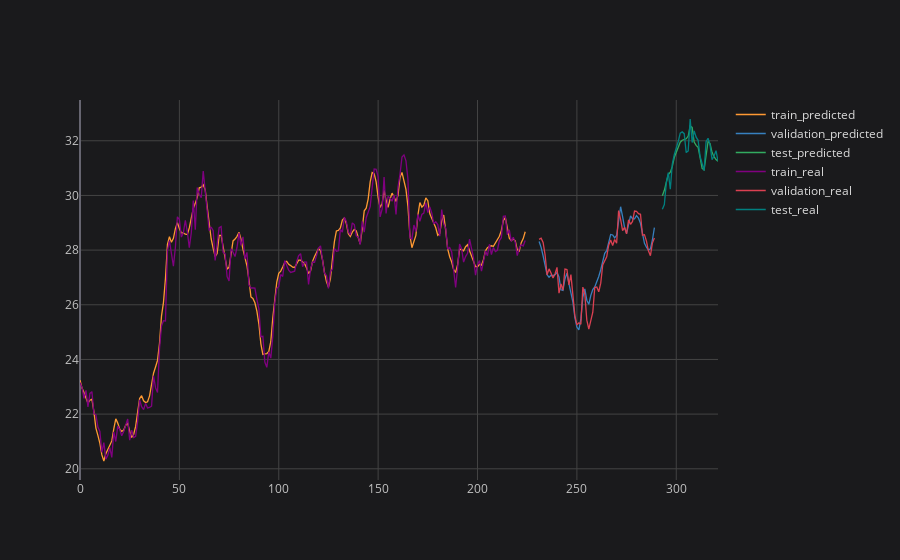

The notebook cell this image was saved under:
### Code cell
# plotting final result
plot_ticker = 'PETR4'
plot_feature = 'Adj Close'

pd.DataFrame.from_dict(final_prediction_results[plot_ticker][plot_feature]).iplot(title=f'{plot_ticker} {plot_feature} {plot_imf}', layout=space)

### Figure 1 — Plotly figure (JSON) as saved in the notebook; plotly's stock layout.template omitted (floating-point values rounded to 4 significant figures; data arrays with more than 128 entries replaced by an {"elided": "..."} marker saying what was removed)
{"data": [{"line": {"color": "rgba(255, 153, 51, 1.0)", "dash": "solid", "shape": "linear", "width": 1.3}, "mode": "lines", "name": "train_predicted", "text": "", "type": "scatter", "x": {"elided": "322 int values"}, "y": {"elided": "322 mixed values"}}, {"line": {"color": "rgba(55, 128, 191, 1.0)", "dash": "solid", "shape": "linear", "width": 1.3}, "mode": "lines", "name": "validation_predicted", "text": "", "type": "scatter", "x": {"elided": "322 int values"}, "y": {"elided": "322 mixed values"}}, {"line": {"color": "rgba(50, 171, 96, 1.0)", "dash": "solid", "shape": "linear", "width": 1.3}, "mode": "lines", "name": "test_predicted", "text": "", "type": "scatter", "x": {"elided": "322 int values"}, "y": {"elided": "322 mixed values"}}, {"line": {"color": "rgba(128, 0, 128, 1.0)", "dash": "solid", "shape": "linear", "width": 1.3}, "mode": "lines", "name": "train_real", "text": "", "type": "scatter", "x": {"elided": "322 int values"}, "y": {"elided": "322 mixed values"}}, {"line": {"color": "rgba(219, 64, 82, 1.0)", "dash": "solid", "shape": "linear", "width": 1.3}, "mode": "lines", "name": "validation_real", "text": "", "type": "scatter", "x": {"elided": "322 int values"}, "y": {"elided": "322 mixed values"}}, {"line": {"color": "rgba(0, 128, 128, 1.0)", "dash": "solid", "shape": "linear", "width": 1.3}, "mode": "lines", "name": "test_real", "text": "", "type": "scatter", "x": {"elided": "322 int values"}, "y": {"elided": "322 mixed values"}}], "layout": {"legend": {"bgcolor": "#1A1A1C", "font": {"color": "#D9D9D9", "size": 12}}, "paper_bgcolor": "#1A1A1C", "plot_bgcolor": "#1A1A1C", "title": {"font": {"color": "#D9D9D9"}, "x": 0.5}, "xaxis": {"gridcolor": "#434343", "showgrid": true, "tickfont": {"color": "#C2C2C2", "size": 12}, "title": {"font": {"color": "#D9D9D9"}}, "zerolinecolor": "#666570"}, "yaxis": {"gridcolor": "#434343", "showgrid": true, "tickfont": {"color": "#C2C2C2", "size": 12}, "title": {"font": {"color": "#D9D9D9"}}, "zerolinecolor": "#666570"}}}
